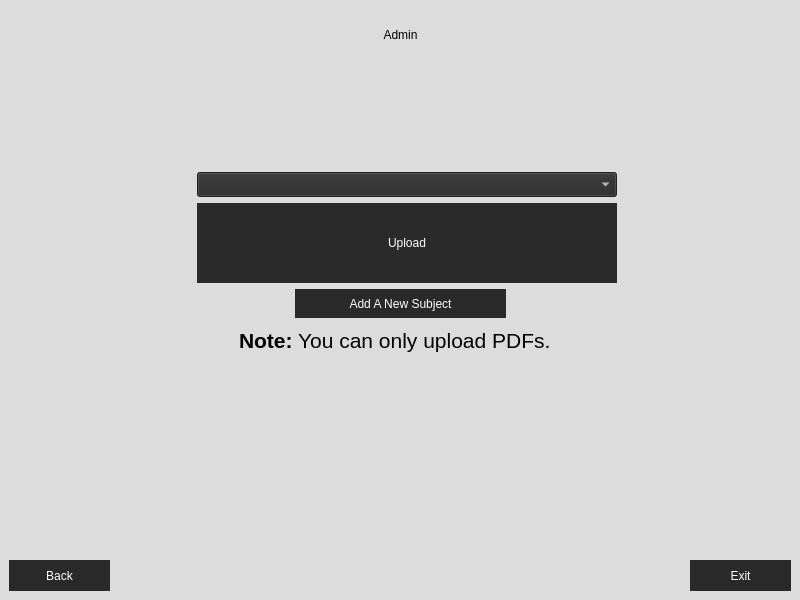
<?xml version="1.0" encoding="UTF-8"?>
<ui version="4.0">
 <class>Admin_Screen</class>
 <widget class="QMainWindow" name="Admin_Screen">
  <property name="geometry">
   <rect>
    <x>0</x>
    <y>0</y>
    <width>800</width>
    <height>600</height>
   </rect>
  </property>
  <property name="windowTitle">
   <string>MainWindow</string>
  </property>
  <property name="styleSheet">
   <string notr="true">background-color:rgb(220, 220, 220)</string>
  </property>
  <widget class="QWidget" name="centralwidget">
   <layout class="QVBoxLayout" name="verticalLayout">
    <item>
     <layout class="QHBoxLayout" name="horizontalLayout">
      <item>
       <spacer name="horizontalSpacer">
        <property name="orientation">
         <enum>Qt::Orientation::Horizontal</enum>
        </property>
        <property name="sizeHint" stdset="0">
         <size>
          <width>308</width>
          <height>20</height>
         </size>
        </property>
       </spacer>
      </item>
      <item>
       <widget class="QPushButton" name="Title">
        <property name="minimumSize">
         <size>
          <width>129</width>
          <height>52</height>
         </size>
        </property>
        <property name="styleSheet">
         <string notr="true">QPushButton
{
	color:BLACK;
	background-color:rgb(220, 220, 220);
	border:none;
	font: 700 35pt &quot;Britannic&quot;;
}

QPushButton:hover
{
	color:WHITE;
	background-color:rgb(220, 220, 220);
	border:none;
	font: 700 35pt &quot;Britannic&quot;;
}</string>
        </property>
        <property name="text">
         <string>Admin</string>
        </property>
       </widget>
      </item>
      <item>
       <spacer name="horizontalSpacer_2">
        <property name="orientation">
         <enum>Qt::Orientation::Horizontal</enum>
        </property>
        <property name="sizeHint" stdset="0">
         <size>
          <width>308</width>
          <height>20</height>
         </size>
        </property>
       </spacer>
      </item>
     </layout>
    </item>
    <item>
     <spacer name="verticalSpacer">
      <property name="orientation">
       <enum>Qt::Orientation::Vertical</enum>
      </property>
      <property name="sizeHint" stdset="0">
       <size>
        <width>20</width>
        <height>145</height>
       </size>
      </property>
     </spacer>
    </item>
    <item>
     <layout class="QHBoxLayout" name="horizontalLayout_4">
      <item>
       <spacer name="horizontalSpacer_8">
        <property name="orientation">
         <enum>Qt::Orientation::Horizontal</enum>
        </property>
        <property name="sizeHint" stdset="0">
         <size>
          <width>188</width>
          <height>20</height>
         </size>
        </property>
       </spacer>
      </item>
      <item>
       <widget class="QComboBox" name="Subject_Choosing">
        <property name="minimumSize">
         <size>
          <width>420</width>
          <height>25</height>
         </size>
        </property>
        <property name="styleSheet">
         <string notr="true">	color:WHITE;
	background-color:rgb(42, 42, 42);
	font: 700 13pt &quot;Simple Jut Out&quot;;</string>
        </property>
       </widget>
      </item>
      <item>
       <spacer name="horizontalSpacer_11">
        <property name="orientation">
         <enum>Qt::Orientation::Horizontal</enum>
        </property>
        <property name="sizeHint" stdset="0">
         <size>
          <width>158</width>
          <height>20</height>
         </size>
        </property>
       </spacer>
      </item>
     </layout>
    </item>
    <item>
     <layout class="QHBoxLayout" name="horizontalLayout_2">
      <item>
       <spacer name="horizontalSpacer_3">
        <property name="orientation">
         <enum>Qt::Orientation::Horizontal</enum>
        </property>
        <property name="sizeHint" stdset="0">
         <size>
          <width>188</width>
          <height>20</height>
         </size>
        </property>
       </spacer>
      </item>
      <item>
       <widget class="QPushButton" name="Upload_Button">
        <property name="minimumSize">
         <size>
          <width>420</width>
          <height>80</height>
         </size>
        </property>
        <property name="styleSheet">
         <string notr="true">QPushButton
{
	color:WHITE;
	background-color:rgb(42, 42, 42);
	border:none;
	font: 700 35pt &quot;Simple Jut Out&quot;;
}

QPushButton:hover
{
	color:WHITE;
	background-color:rgb(55, 55, 55);
	border:none;
	font: 700 35pt &quot;Simple Jut Out&quot;;
}

QPushButton:pressed
{
	color:WHITE;
	background-color:rgb(42, 42, 42);
	border:none;
	font: 700 35pt &quot;Simple Jut Out&quot;;
}</string>
        </property>
        <property name="text">
         <string>Upload</string>
        </property>
       </widget>
      </item>
      <item>
       <spacer name="horizontalSpacer_9">
        <property name="orientation">
         <enum>Qt::Orientation::Horizontal</enum>
        </property>
        <property name="sizeHint" stdset="0">
         <size>
          <width>36</width>
          <height>20</height>
         </size>
        </property>
       </spacer>
      </item>
     </layout>
    </item>
    <item>
     <layout class="QHBoxLayout" name="horizontalLayout_6">
      <item>
       <spacer name="horizontalSpacer_4">
        <property name="orientation">
         <enum>Qt::Orientation::Horizontal</enum>
        </property>
        <property name="sizeHint" stdset="0">
         <size>
          <width>268</width>
          <height>20</height>
         </size>
        </property>
       </spacer>
      </item>
      <item>
       <widget class="QPushButton" name="New_Subject">
        <property name="minimumSize">
         <size>
          <width>211</width>
          <height>29</height>
         </size>
        </property>
        <property name="styleSheet">
         <string notr="true">QPushButton
{
	color:WHITE;
	background-color:rgb(42, 42, 42);
	border:none;
	font: 700 15pt &quot;Simple Jut Out&quot;;
}

QPushButton:hover
{
	color:WHITE;
	background-color:rgb(55, 55, 55);
	border:none;
	font: 700 15pt &quot;Simple Jut Out&quot;;
}

QPushButton:pressed
{
	color:WHITE;
	background-color:rgb(42, 42, 42);
	border:none;
	font: 700 15pt &quot;Simple Jut Out&quot;;
}</string>
        </property>
        <property name="text">
         <string>Add A New Subject</string>
        </property>
       </widget>
      </item>
      <item>
       <spacer name="horizontalSpacer_10">
        <property name="orientation">
         <enum>Qt::Orientation::Horizontal</enum>
        </property>
        <property name="sizeHint" stdset="0">
         <size>
          <width>268</width>
          <height>20</height>
         </size>
        </property>
       </spacer>
      </item>
     </layout>
    </item>
    <item>
     <spacer name="verticalSpacer_3">
      <property name="orientation">
       <enum>Qt::Orientation::Vertical</enum>
      </property>
      <property name="sizeHint" stdset="0">
       <size>
        <width>20</width>
        <height>28</height>
       </size>
      </property>
     </spacer>
    </item>
    <item>
     <layout class="QHBoxLayout" name="horizontalLayout_5">
      <item>
       <spacer name="horizontalSpacer_6">
        <property name="orientation">
         <enum>Qt::Orientation::Horizontal</enum>
        </property>
        <property name="sizeHint" stdset="0">
         <size>
          <width>218</width>
          <height>20</height>
         </size>
        </property>
       </spacer>
      </item>
      <item>
       <widget class="QTextEdit" name="textEdit">
        <property name="minimumSize">
         <size>
          <width>330</width>
          <height>60</height>
         </size>
        </property>
        <property name="styleSheet">
         <string notr="true">border:none;
color: BLACK;
</string>
        </property>
        <property name="html">
         <string>&lt;!DOCTYPE HTML PUBLIC &quot;-//W3C//DTD HTML 4.0//EN&quot; &quot;http://www.w3.org/TR/REC-html40/strict.dtd&quot;&gt;
&lt;html&gt;&lt;head&gt;&lt;meta name=&quot;qrichtext&quot; content=&quot;1&quot; /&gt;&lt;meta charset=&quot;utf-8&quot; /&gt;&lt;style type=&quot;text/css&quot;&gt;
p, li { white-space: pre-wrap; }
hr { height: 1px; border-width: 0; }
li.unchecked::marker { content: &quot;\2610&quot;; }
li.checked::marker { content: &quot;\2612&quot;; }
&lt;/style&gt;&lt;/head&gt;&lt;body style=&quot; font-family:'Segoe UI'; font-size:9pt; font-weight:400; font-style:normal;&quot;&gt;
&lt;p style=&quot; margin-top:0px; margin-bottom:0px; margin-left:0px; margin-right:0px; -qt-block-indent:0; text-indent:0px;&quot;&gt;&lt;span style=&quot; font-size:16pt; font-weight:700;&quot;&gt;Note:&lt;/span&gt;&lt;span style=&quot; font-size:16pt;&quot;&gt; You can only upload PDFs.&lt;br /&gt;&lt;/span&gt;&lt;/p&gt;&lt;/body&gt;&lt;/html&gt;</string>
        </property>
       </widget>
      </item>
      <item>
       <spacer name="horizontalSpacer_7">
        <property name="orientation">
         <enum>Qt::Orientation::Horizontal</enum>
        </property>
        <property name="sizeHint" stdset="0">
         <size>
          <width>208</width>
          <height>20</height>
         </size>
        </property>
       </spacer>
      </item>
     </layout>
    </item>
    <item>
     <spacer name="verticalSpacer_2">
      <property name="orientation">
       <enum>Qt::Orientation::Vertical</enum>
      </property>
      <property name="sizeHint" stdset="0">
       <size>
        <width>20</width>
        <height>117</height>
       </size>
      </property>
     </spacer>
    </item>
    <item>
     <layout class="QHBoxLayout" name="horizontalLayout_3">
      <item>
       <widget class="QPushButton" name="Back_Button">
        <property name="minimumSize">
         <size>
          <width>101</width>
          <height>31</height>
         </size>
        </property>
        <property name="styleSheet">
         <string notr="true">QPushButton
{
	color:WHITE;
	background-color:rgb(42, 42, 42);
	border:none;
	font: 700 15pt &quot;Simple Jut Out&quot;;
}

QPushButton:hover
{
	color:WHITE;
	background-color:rgb(55, 55, 55);
	border:none;
	font: 700 15pt &quot;Simple Jut Out&quot;;
}

QPushButton:pressed
{
	color:WHITE;
	background-color:rgb(42, 42, 42);
	border:none;
	font: 700 15pt &quot;Simple Jut Out&quot;;
}</string>
        </property>
        <property name="text">
         <string>Back</string>
        </property>
       </widget>
      </item>
      <item>
       <spacer name="horizontalSpacer_5">
        <property name="orientation">
         <enum>Qt::Orientation::Horizontal</enum>
        </property>
        <property name="sizeHint" stdset="0">
         <size>
          <width>568</width>
          <height>28</height>
         </size>
        </property>
       </spacer>
      </item>
      <item>
       <widget class="QPushButton" name="Exit_Button">
        <property name="minimumSize">
         <size>
          <width>101</width>
          <height>31</height>
         </size>
        </property>
        <property name="styleSheet">
         <string notr="true">QPushButton
{
	color:WHITE;
	background-color:rgb(42, 42, 42);
	border:none;
	font: 700 15pt &quot;Simple Jut Out&quot;;
}

QPushButton:hover
{
	color:WHITE;
	background-color:rgb(55, 55, 55);
	border:none;
	font: 700 15pt &quot;Simple Jut Out&quot;;
}

QPushButton:pressed
{
	color:WHITE;
	background-color:rgb(42, 42, 42);
	border:none;
	font: 700 15pt &quot;Simple Jut Out&quot;;
}</string>
        </property>
        <property name="text">
         <string>Exit</string>
        </property>
       </widget>
      </item>
     </layout>
    </item>
   </layout>
  </widget>
 </widget>
 <resources/>
 <connections/>
</ui>
